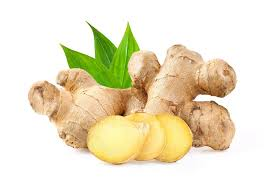
#> input picture dataset/train/jahe/jahe_1.jpg, 273 x 185 px; its folder holds only this picture in this run
$ jupyter execute --allow-errors Main.ipynb   (older library calls are emulated)
#> lines starting #> are read from the running program, lines starting #| are printed output that depends on the picture
#> further down, image is the input picture: shape (185, 273, 3); mean B, G, R 200.7, 227.1, 236
#> `gray = cv2.cvtColor(image, cv2.COLOR_BGR2GRAY)`:
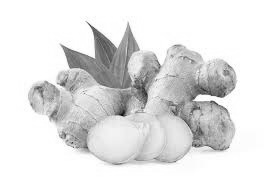
#> gray: shape (185, 273); min 12, max 255, mean 226.8
[cell 1]
import cv2
import numpy as np
import os
import glob
import mahotas as mt
from sklearn.svm import LinearSVC
import matplotlib.pyplot as plt

# Function to extract haralick textures from an image
def extract_features(image):
    # Calculate haralick texture features for 4 types of adjacency
    textures = mt.features.haralick(image)

    # Take the mean of it and return it
    ht_mean = textures.mean(axis=0)
    return ht_mean

# Load the training dataset
train_path = "dataset/train"
train_names = os.listdir(train_path)

# Empty list to hold feature vectors and train labels
train_features = []
train_labels = []

# Loop over the training dataset
print("[STATUS] Started extracting haralick textures...")
#> (the rest of this cell did not finish here and is left out)


$ run again, on dataset/train/kunyit/kunyit_1.jpg
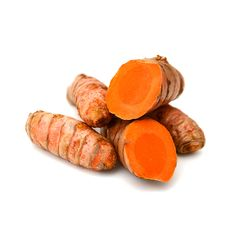
#> input picture dataset/train/kunyit/kunyit_1.jpg, 236 x 236 px
#> image is the input picture: shape (236, 236, 3); mean B, G, R 202.4, 218.2, 243.6
#> `gray = cv2.cvtColor(image, cv2.COLOR_BGR2GRAY)`:
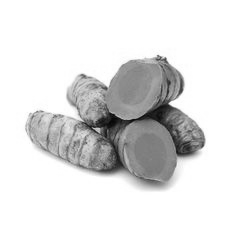
#> gray: shape (236, 236); min 6, max 255, mean 224

$ run again, on dataset/train/jahe/jahe_2.jpg
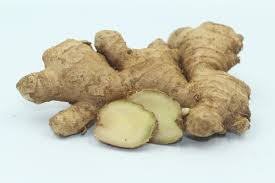
#> input picture dataset/train/jahe/jahe_2.jpg, 275 x 183 px
#> image is the input picture: shape (183, 275, 3); mean B, G, R 185.3, 202.1, 203.6
#> `gray = cv2.cvtColor(image, cv2.COLOR_BGR2GRAY)`:
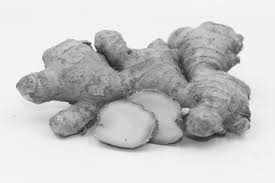
#> gray: shape (183, 275); min 23, max 254, mean 200.7
